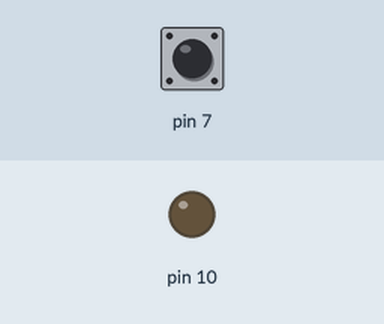
This sketch was run on a simulated Arduino Uno, built with avr-gcc and run on an emulated ATmega328P. Shown: output pins drawn as LEDs (lit = HIGH). Dashed ring = blinking. The test bench sets the inputs (shaded band); at power-on: pin 7 HIGH.

Above: at 1.2 s.
1.3 s: pin 7 pulled LOW for 0.15 s
At 1.42 s:
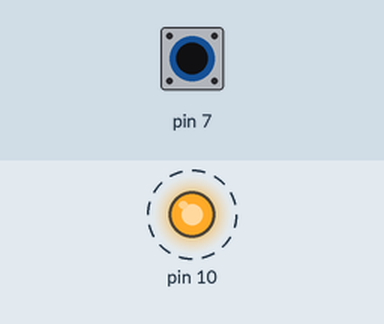
3.5 s: pin 7 pulled LOW for 3.2 s
At 4.4 s:
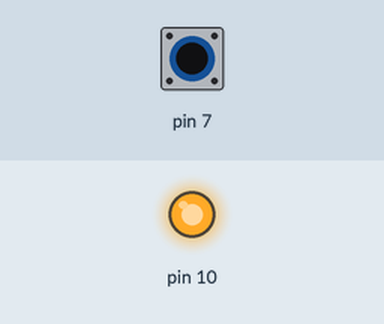
Timing chart, 0 to 8.8 s (numbered marks = the images above; inputs shaded):
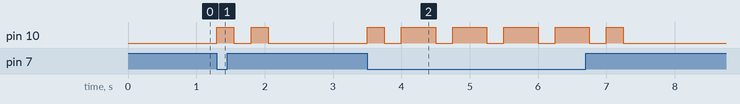

Measured:
- after the input at 1.3 s, pin 10: alternates HIGH for 0.25 s and LOW for 0.25 s, 4 changes in all, then stays LOW, starting at once
- after the input at 3.5 s, pin 10: goes HIGH 0.25 s, 4 × (LOW 0.25 s, HIGH 0.50 s), LOW 0.25 s, HIGH 0.25 s, then LOW, starting at once

The sketch:

switch_and_LED.ino
```cpp
//active low input switch and led
void setup() {
  // put your setup code here, to run once:
  pinMode(7,INPUT_PULLUP);
  pinMode(10,OUTPUT);
}

void loop() {
  // put your main code here, to run repeatedly:
  if(digitalRead(7)==LOW)
  {
    digitalWrite(10,HIGH);
    delay(250);
    digitalWrite(10,LOW);
    delay(250);
    digitalWrite(10,HIGH);
    delay(250);
    digitalWrite(10,LOW);
    }
}
```
